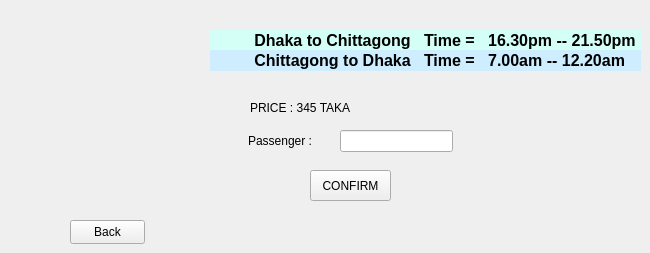
    <widget class="QWidget" name="p9subdtls">
     <widget class="QLabel" name="label_17">
      <property name="geometry">
       <rect>
        <x>210</x>
        <y>30</y>
        <width>431</width>
        <height>21</height>
       </rect>
      </property>
      <property name="font">
       <font>
        <pointsize>12</pointsize>
        <italic>false</italic>
        <bold>true</bold>
       </font>
      </property>
      <property name="styleSheet">
       <string notr="true">background-color: rgb(211, 255, 246);</string>
      </property>
      <property name="text">
       <string>          Dhaka to Chittagong   Time =   16.30pm -- 21.50pm</string>
      </property>
     </widget>
     <widget class="QLabel" name="label_18">
      <property name="geometry">
       <rect>
        <x>210</x>
        <y>50</y>
        <width>431</width>
        <height>21</height>
       </rect>
      </property>
      <property name="font">
       <font>
        <pointsize>12</pointsize>
        <italic>false</italic>
        <bold>true</bold>
       </font>
      </property>
      <property name="styleSheet">
       <string notr="true">background-color: rgb(206, 238, 255);</string>
      </property>
      <property name="text">
       <string>          Chittagong to Dhaka   Time =   7.00am -- 12.20am</string>
      </property>
     </widget>
     <widget class="QLabel" name="label_19">
      <property name="geometry">
       <rect>
        <x>250</x>
        <y>100</y>
        <width>141</width>
        <height>16</height>
       </rect>
      </property>
      <property name="text">
       <string>PRICE : 345 TAKA</string>
      </property>
     </widget>
     <widget class="QLabel" name="label_20">
      <property name="geometry">
       <rect>
        <x>248</x>
        <y>130</y>
        <width>81</width>
        <height>21</height>
       </rect>
      </property>
      <property name="text">
       <string>Passenger : </string>
      </property>
     </widget>
     <widget class="QLineEdit" name="passinput">
      <property name="geometry">
       <rect>
        <x>340</x>
        <y>130</y>
        <width>113</width>
        <height>22</height>
       </rect>
      </property>
     </widget>
     <widget class="QPushButton" name="pushButton_5">
      <property name="geometry">
       <rect>
        <x>310</x>
        <y>170</y>
        <width>81</width>
        <height>31</height>
       </rect>
      </property>
      <property name="text">
       <string>CONFIRM</string>
      </property>
     </widget>
     <widget class="QPushButton" name="pushButton_18">
      <property name="geometry">
       <rect>
        <x>70</x>
        <y>220</y>
        <width>75</width>
        <height>24</height>
       </rect>
      </property>
      <property name="text">
       <string>Back</string>
      </property>
     </widget>
    </widget>
